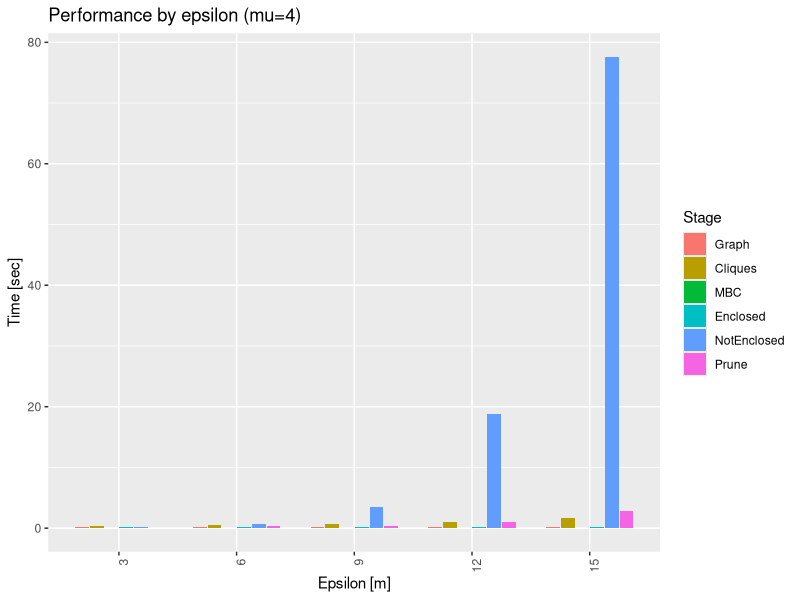
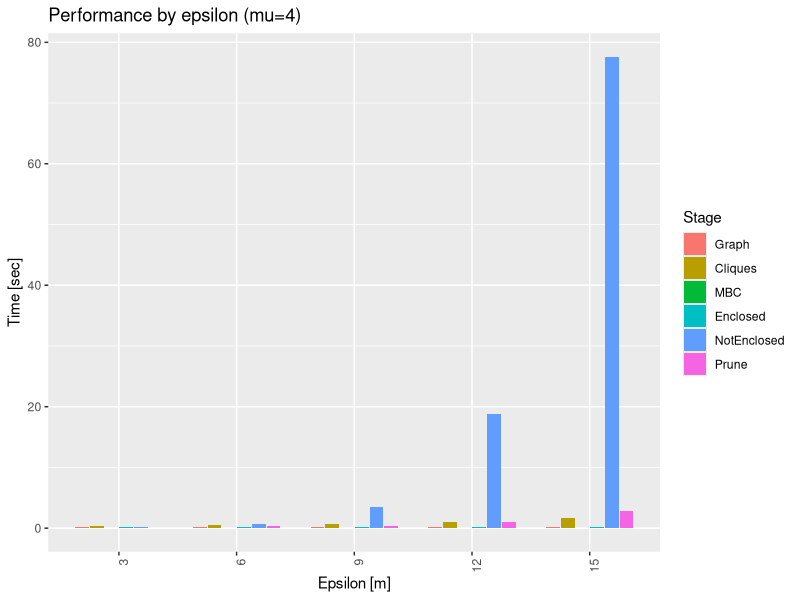

Generate these figures, in order, with R:
library(tidyverse)

fields = c("None", "Log", "Dataset", "Epsilon", "Mu", "appId", "Timestamp", "Duration", "Tag", "Stage")
 
data = enframe(readLines("experiments.txt")) %>%
  filter(grepl(value, pattern = "TIME")) %>%
  separate(value, into = fields, sep = "\\|") %>%
  select(appId, Dataset, Epsilon, Mu, Duration, Stage) %>%
  mutate(Dataset = paste0("Cell", Dataset),
         Epsilon = as.numeric(Epsilon),
         Mu = as.numeric(Mu),
         Duration = as.numeric(Duration)) %>%
  group_by(Dataset, Epsilon, Mu, Stage) %>% summarise(Duration = mean(Duration))

data2 = data %>% pivot_wider(names_from = Stage, values_from = Duration) %>%
  mutate(A_Graph       = Graph,
         A_Cliques     = Cliques - Graph,
         A_MBC         = MBC - Cliques,
         A_Enclosed    = EnclosedByMBC - MBC,
         A_NotEnclosed = NotEnclosedByMBC - EnclosedByMBC,
         A_Prune       = Prune - NotEnclosedByMBC) %>%
  pivot_longer(cols = starts_with("A_"), names_prefix = "A_", names_to = "Stage", values_to = "Duration") %>%
  select(Dataset, Epsilon, Mu, Stage, Duration) %>%
  mutate(Duration = Duration / 1000.0)

data2$Stage = factor(data2$Stage, levels = c("Graph", "Cliques", "MBC", "Enclosed", "NotEnclosed", "Prune"))

M = 4
dataByMu = data2 %>% filter(Mu == M)
p = ggplot(data = dataByMu, aes(x = factor(Epsilon), y = Duration, fill = Stage)) +
  geom_bar(stat="identity", position=position_dodge(width = 0.75), width = 0.7) + 
  theme(axis.text.x = element_text(angle = 90, hjust = 1)) + 
  labs(x="Epsilon [m]", y="Time [sec]", title=paste0("Performance by epsilon (mu=", M,")"))
 plot(p)
 ggsave(paste0("E_M", M, ".pdf"), device = "pdf")

